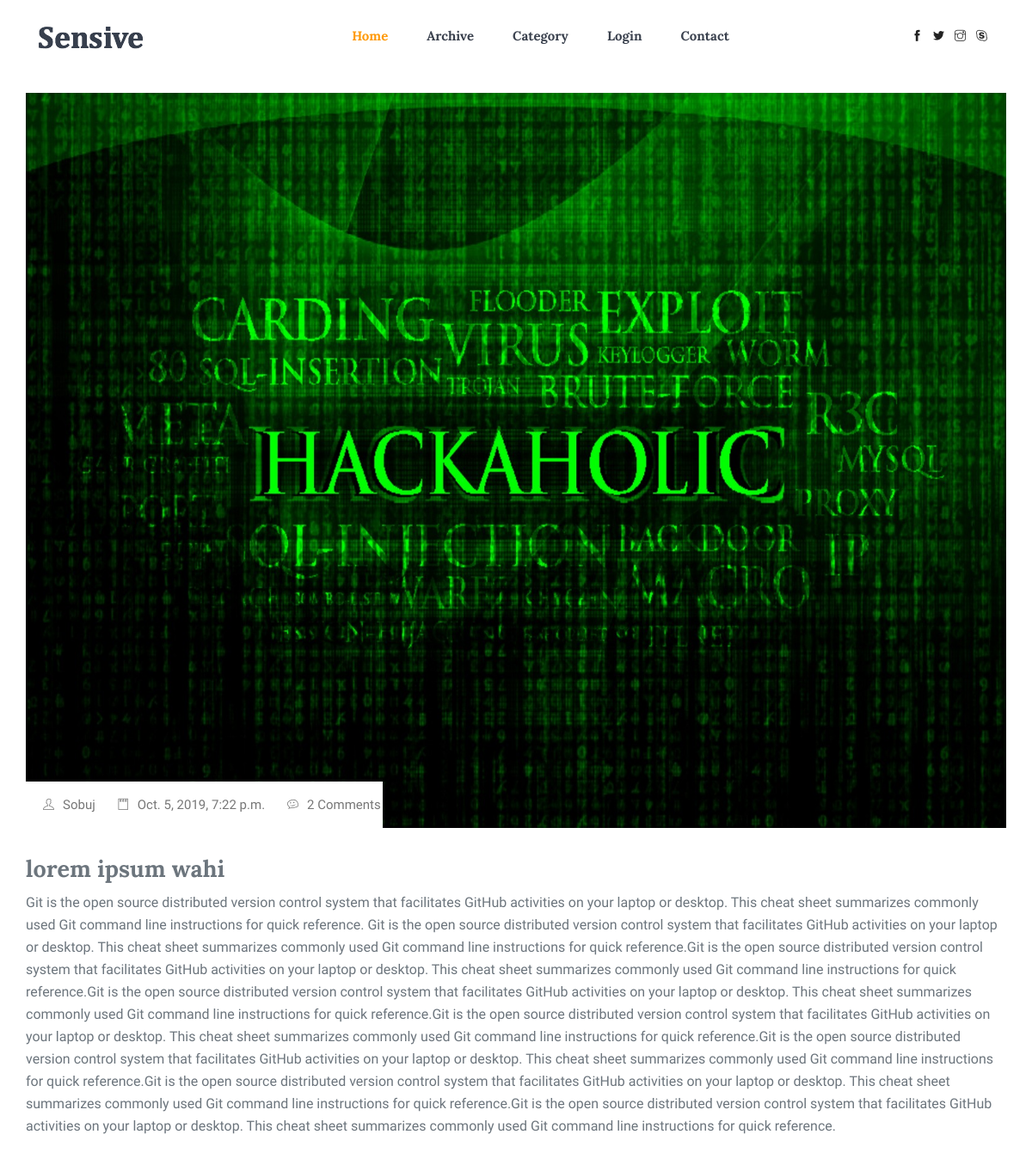
The page /article/1 (upper part) on the database as committed earlier.
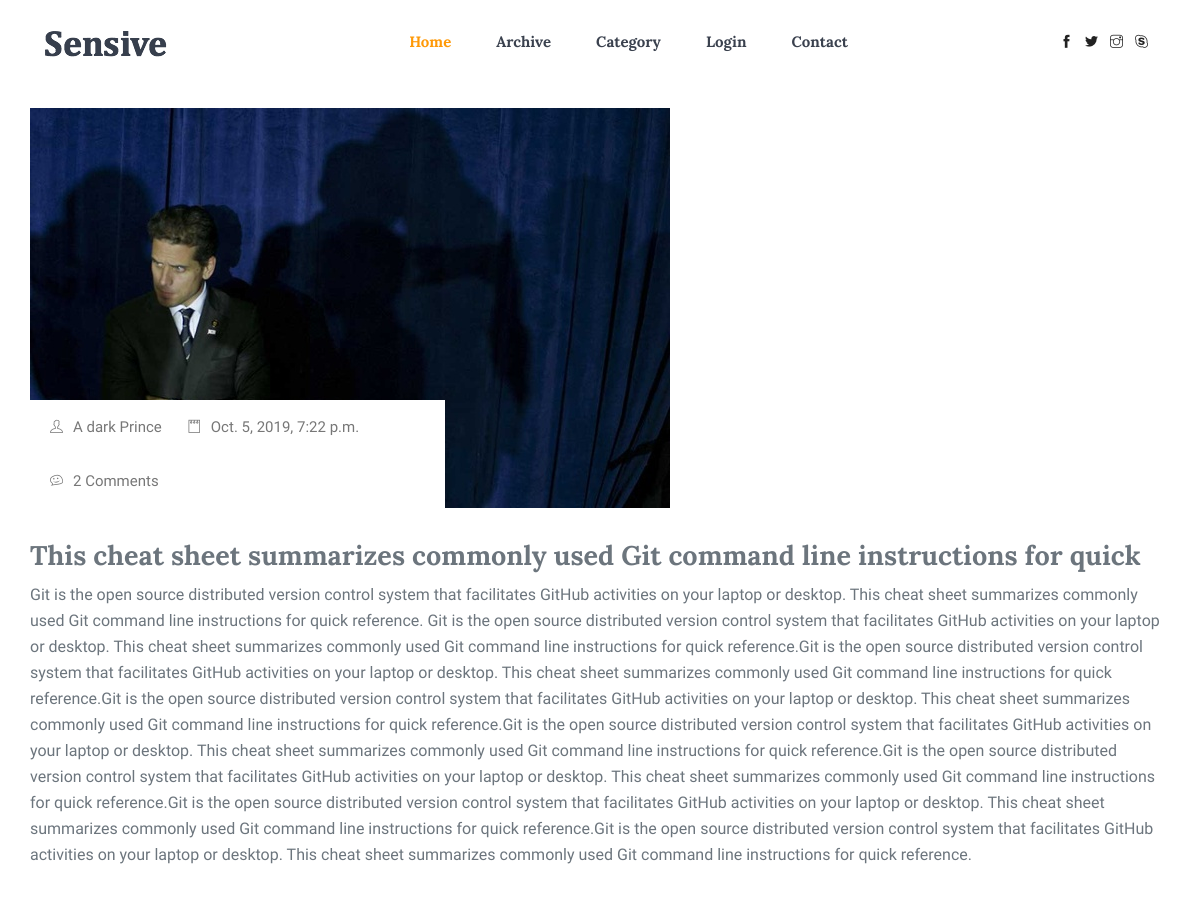
The same page on the database as committed later.
### blogapp/models.py (models this page shows, shortened)
class Post(models.Model):
    title=models.CharField(max_length=500)
    description=models.TextField(blank=False)
    author=models.ForeignKey(Author,on_delete=models.CASCADE)
    category=models.ForeignKey(Category,on_delete=models.CASCADE)
    date=timezone.now()
    image=models.ImageField(upload_to='photo')

class Author(models.Model):
    name=models.CharField(max_length=100)
    description=models.TextField(blank=True)

### blogapp/views.py (the view)
# urls.py: path('article/<int:id>',views.single,name='single'),
def single(request,id):
    post=get_object_or_404(Post,pk=id)
    return render(request,'blogapp/single.html',{'post':post})

### blogapp/templates/blogapp/single.html (shortened to what this page needs)
{% extends 'blogapp/base.html' %}
{% block content %}
<section class="blog-post-area section-margin mt-4">
      <div class="container">
        <div class="row">
          <div class="col-md-offset-6">
            <div class="single-recent-blog-post">
              <div class="thumb">
                <img class="img-fluid" src="{{post.image.url}}" alt="{{post.title}}">
                <ul class="thumb-info">
                  <li><a href="#"><i class="ti-user"></i>{{post.author.name}}</a></li>
                  <li><a href="#"><i class="ti-notepad"></i>{{post.date}}</a></li>
                  <li><a href="#"><i class="ti-themify-favicon"></i>2 Comments</a></li>
                </ul>
                 </div>
              <div class="details mt-20">
                <h3 class="text-muted justify-content-lg-center-center">{{post.title}}</h3>
                <p class="text-muted justify-content-lg-center">{{post.description}}</p>
              </div>
            </div>
            </div>
        </div>
    </div>
</section>
{% endblock %}

### blogapp/templates/blogapp/base.html (shortened to what this page needs)
{% load static %}
<!DOCTYPE html>
<html lang="en">
  <head>
    <link rel="stylesheet" href="{% static 'blogapp/vendors/bootstrap/bootstrap.min.css' %}">
    <link rel="stylesheet" href="{% static 'blogapp/vendors/fontawesome/css/all.min.css' %}">
    <link rel="stylesheet" href="{% static 'blogapp/vendors/themify-icons/themify-icons.css' %}">
    <link rel="stylesheet" href="{% static 'blogapp/vendors/linericon/style.css'%}">
    <link rel="stylesheet" href="{% static 'blogapp/vendors/owl-carousel/owl.theme.default.min.css' %}">
    <link rel="stylesheet" href="{% static 'blogapp/vendors/owl-carousel/owl.carousel.min.css' %}">
    <link rel="stylesheet" href="{% static 'blogapp/css/style.css'%}">
  </head>
  <body>
    <header class="header_area">
      <div class="main_menu">
        <nav class="navbar navbar-expand-lg navbar-light">
          <div class="container box_1620">
            <a class="navbar-brand logo_h" href="index.html"><img src="{% static 'blogapp/img/logo.png' %}" alt=""></a>
            <div class="collapse navbar-collapse offset" id="navbarSupportedContent">
              <ul class="nav navbar-nav menu_nav justify-content-center">
                <li class="nav-item active"><a class="nav-link" href="{% url 'index'%}">Home</a></li>
                <li class="nav-item"><a class="nav-link" href="{% url 'archive'%}">Archive</a></li>
                <li class="nav-item"><a class="nav-link" href="{% url 'category'%}">Category</a>
                {% if user.is_authenticated %}
                  <li class="nav-item"><a class="nav-link" data-toggle="modal" data-target="#myModal" href="#">Logout</a></li>
                  <div class="modal" id="myModal">
                    <div class="modal-dialog">
                      <div class="modal-content">
                        <div class="modal-header">
                          <h4 class="modal-title">Are you Want to Logout ? </h4>
                          <button type="button" class="close" data-dismiss="modal">&times;</button>
                        </div>
                <div class="modal-footer">
                <li class="btn btn-primary rounded-5"><a href="{% url 'logout' %}" class="text-light">Yes</a></li>
                <li class="btn btn-primary rounded-5" data-dismiss="modal"><a href="#" class="text-light">No</a></li>
              </div>
              </div>
            </div>
          </div>
                {% else %}
                  <li class="nav-item"><a class="nav-link" href="{% url 'login' %}">Login</a></li>
                {% endif %}
                <li class="nav-item"><a class="nav-link" href="{% url 'contact'%}">Contact</a></li>
              </ul>
              <ul class="nav navbar-nav navbar-right navbar-social">
                <li><a href="#"><i class="ti-facebook"></i></a></li>
                <li><a href="#"><i class="ti-twitter-alt"></i></a></li>
                <li><a href="#"><i class="ti-instagram"></i></a></li>
                <li><a href="#"><i class="ti-skype"></i></a></li>
              </ul>
            </div>
          </div>
        </nav>
      </div>
    </header>
      {% block content %}{% endblock %}
    </body>
  </html>

### blogapp/static/blogapp/css/style.css (style rules this page uses)
body { color:#797979;font-family:"Source Sans Pro",sans-serif;font-weight:400;line-height:1.625 }
ul { list-style-type:none;margin:0;padding:0 }
h1,h2,h3,h4,h5,h6 { font-family:"Lora",serif;color:#3a414e;line-height:1.333 }
h3,.h3 { font-size:18px;font-weight:700 }
a { display:inline-block }
.section-margin { margin:50px 0 }
@media (min-width: 1000px) { .section-margin { margin:100px 0 } }
.header_area { z-index:99;background:#fff;transition:background 0.4s, all 0.3s linear }
.header_area .navbar-brand { margin-right:30px }
@media (min-width: 991px) { .header_area .navbar-social { min-width:95px;float:right } }
.header_area .navbar-social li { margin-right:12px }
.header_area .navbar-social li i,.header_area .navbar-social li span { font-size:13px;color:#222 }
.header_area .navbar-social li:last-child { margin-right:0 }
.header_area .menu_nav { width:100% }
.header_area .navbar { background:transparent;padding:0px;border:0px;border-radius:0px;width:100% }
.header_area .navbar .nav .nav-item { margin-right:45px }
.header_area .navbar .nav .nav-item .nav-link { font-family:"Lora",serif;color:#3a414e;font-size:15px;text-transform:capitalize;font-weight:700;padding:30px 0;display:inline-block }
.header_area .navbar .nav .nav-item .nav-link:after { display:none }
.header_area .navbar .nav .nav-item:hover .nav-link,.header_area .navbar .nav .nav-item.active .nav-link { color:#ff9907 }
.header_area .navbar .nav .nav-item:last-child { margin-right:0px }
.single-recent-blog-post { margin-bottom:60px }
.single-recent-blog-post .thumb { position:relative }
.single-recent-blog-post .thumb-info { position:absolute;bottom:0;left:0;background:#fff;width:100%;max-width:415px;padding-left:5px }
@media (min-width: 430px) { .single-recent-blog-post .thumb-info { padding-left:20px } }
.single-recent-blog-post .thumb-info li { display:inline-block;font-size:15px;color:#777777;margin-right:10px }
@media (min-width: 430px) { .single-recent-blog-post .thumb-info li { margin-right:22px } }
.single-recent-blog-post .thumb-info li:last-child { margin-right:0 }
.single-recent-blog-post .thumb-info li a { color:#777777;padding:4px 0;font-size:12px }
@media (min-width: 430px) { .single-recent-blog-post .thumb-info li a { padding:15px 0;font-size:15px } }
.single-recent-blog-post .thumb-info li i,.single-recent-blog-post .thumb-info li span { font-size:13px;margin-right:10px }
.single-recent-blog-post .details { padding-top:30px }
.single-recent-blog-post .details h3 { font-size:21px }
@media (min-width: 600px) { .single-recent-blog-post .details h3 { font-size:27px } }
.single-recent-blog-post .details p { color:#777777 }

Rows that differ between the two databases and show on the page:
changed Post: image: a different picture; author.name "Sobuj" → "A dark Prince"; title "lorem ipsum wahi" → "This cheat sheet summarizes commonly used Git command line instructions for quick"
